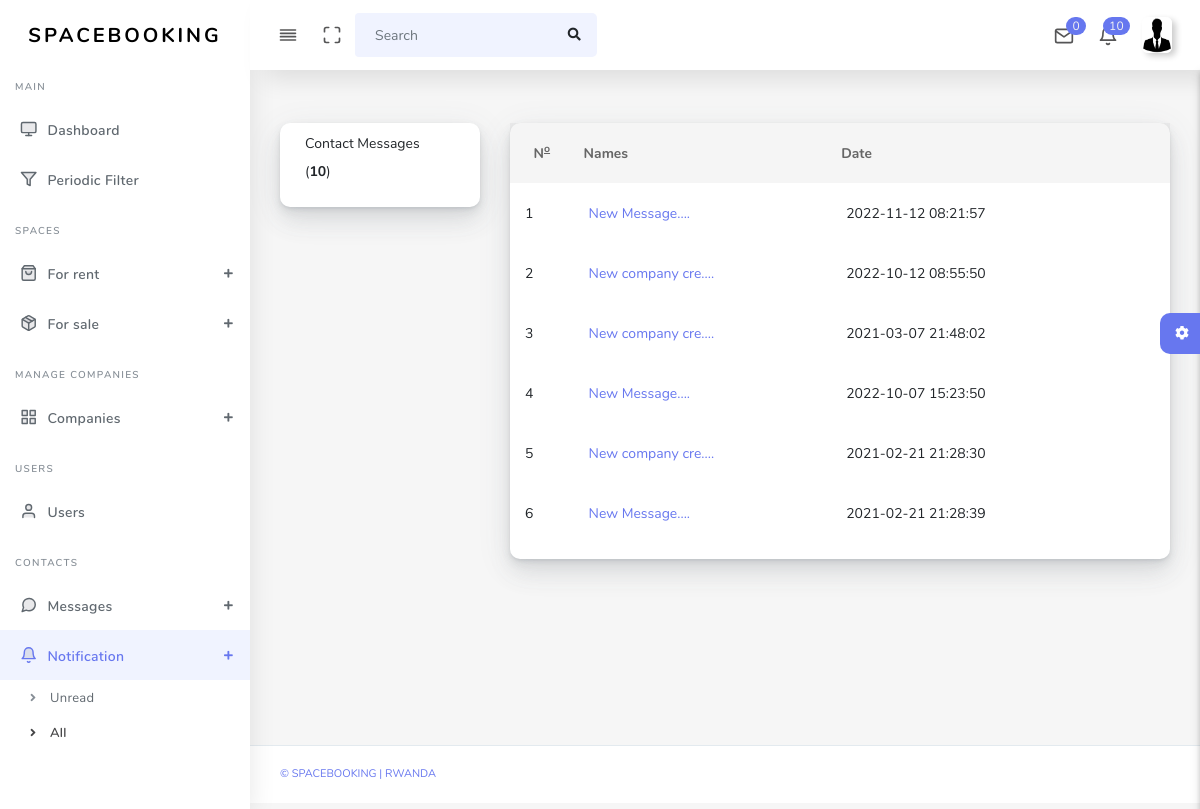
Screenshot of /admin/adminAllNotification.php (signed in) with the database file from the repository.
### tables this page shows
CREATE TABLE `adminnotification` (
  `id` int(11) NOT NULL,
  `content` varchar(255) NOT NULL,
  `notTime` timestamp NOT NULL DEFAULT current_timestamp() ON UPDATE current_timestamp(),
  `status` varchar(100) NOT NULL
);

### admin/adminAllNotification.php (the view, shortened to what this page needs)
<!DOCTYPE html>
<html lang="en">
<head>
  <link rel="stylesheet" href="assets/css/app.min.css">
  <link rel="stylesheet" href="assets/css/style.css">
  <link rel="stylesheet" href="assets/css/components.css">
  <link rel="stylesheet" href="assets/css/custom.css">
</head>
<body>
  <div id="app">
      <?php require_once("includes/header.php")?>
      <?php require_once("includes/left_nav.php")?>
    <div class="main-wrapper main-wrapper-1">
      <div class="main-content">
        <section class="section">
          <div class="section-body">
            <div class="row">
              <div class="col-xs-12 col-sm-12 col-md-3 col-lg-3">
                <div class="card">
                  <div class="body">
                    <div id="mail-nav">
                      <ul class="" id="mail-folders">
                        <li>
                          <a href="" title="Inbox">Contact Messages &nbsp;
                              <?php
                                $fi = mysqli_query($conn,"SELECT *FROM adminnotification WHERE status='unread'") or die(mysqli_error($conn));
                                if (mysqli_num_rows($fi)>0) {
                                    $num = mysqli_num_rows($fi);
                                    echo "(<b>".$num."</b>)";
                                }else{
                                    echo "(<b>0</b>)";
                                }
                              ?>
                          </a>
                        </li>
                      </ul>
                    </div>
                  </div>
                </div>
              </div>
              <div class="col-xs-12 col-sm-12 col-md-9 col-lg-9">
                <div class="card">
                    <div class="boxs mail_listing">
                        <div class="inbox-center table-responsive">
                        <table class="table table-hover">
                            <thead>
                                <tr>
                                    <th class="text-center">
                                        N<sup><u>o</u></sup>
                                    </th>
                                    <th>Names</th>
                                    <th>Date</th>
                                    <th class="hidden-xs" colspan="2">
                                    <div class="pull-right">
                                    </div>
                                    </th>
                                </tr>
                            </thead>
                            <tbody>
                                <?php
                                    $q = mysqli_query($conn,"SELECT *FROM adminnotification WHERE status='read' ORDER BY id DESC limit 20") or die(mysqli_error($conn));
                                    if (mysqli_num_rows($q)>0) {
                                        $count = 1;
                                        while ($fe = mysqli_fetch_array($q)) {
                                           ?>
                                            <tr>
                                                <td class="tbl-checkbox">
                                                    <?= $count;?>
                                                </td>
                                                <td class="hidden-xs"><a href="?id=<?= $fe['id']?>"><?= substr($fe['content'],0,15)."....";?></a></td>
                                                <td class="max-texts">
                                                <a href="?id=<?= $fe['id']?>"><?= $fe['notTime']?></a>
                                                </td>
                                            </tr>
                                           <?php
                                        $count++;}
                                    }
                                ?>
                            </tbody>
                        </table>
                        </div>
                    </div>
                    </div>
                </div>
            </div>
          </div>
        </section>
        <div class="settingSidebar">
          <a href="javascript:void(0)" class="settingPanelToggle"> <i class="fa fa-spin fa-cog"></i>
          </a>
        </div>
      </div>
      <footer class="main-footer">
        <div class="footer-left">
          <a href="">&copy SpaceBooking | Rwanda</a></a>
        </div>
      </footer>
    </div>
  </div>
</body>
</html>

### rows the page displays
adminnotification: content "New Message", notTime "2022-11-12 08:21:57"
adminnotification: content "New company cre", notTime "2022-10-12 08:55:50"
adminnotification: content "New company cre", notTime "2021-03-07 21:48:02"
adminnotification: content "New Message", notTime "2022-10-07 15:23:50"
adminnotification: content "New company cre", notTime "2021-02-21 21:28:30"
adminnotification: content "New Message", notTime "2021-02-21 21:28:39"

### other values shown
$total "10"
$num "10"
